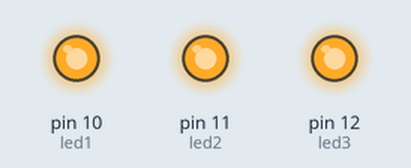
Bench run of a sketch on a simulated Arduino Uno, built with avr-gcc and run on an emulated ATmega328P. On the bench: output pins drawn as LEDs (lit = HIGH).

Above: at 0.5 s.
At 3.5 s:
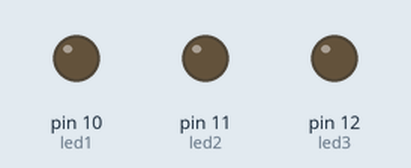
Timing chart, 0 to 4.6 s (numbered marks = the images above):
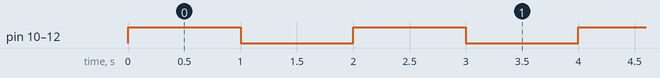

Measured:
- by itself, pin 10 (led1), pin 11 (led2), pin 12 (led3): alternates HIGH for 1.0 s and LOW for 1.0 s

The sketch:

Prog_4_PrenderLedsV1.ino
```cpp
int led1 = 10; //pin digital = {0-13}
int led2 = 11;
int led3 = 12;

void setup() {
  // put your setup code here, to run once:

  //Debe establecerse el modo de trabajo de un pin digital, ya sea este de entrada o de salida

  pinMode(led1, OUTPUT);
  pinMode(led2, OUTPUT);
  pinMode(led3, OUTPUT);

}

void loop() {

  //digitalWrite(led, HIGH); //PRENDER EL LED
  //digitalWrite(led, true); //PRENDER EL LED
  digitalWrite(led1, 1); //PRENDER EL LED
  digitalWrite(led2, 1); //PRENDER EL LED
  digitalWrite(led3, 1); //PRENDER EL LED

  delay(1000);

  //digitalWrite(led, LOW); //APAGA EL LED
  //digitalWrite(led, false);
  digitalWrite(led1, 0);
  digitalWrite(led2, 0);
  digitalWrite(led3, 0);

  delay(1000);

}
```
